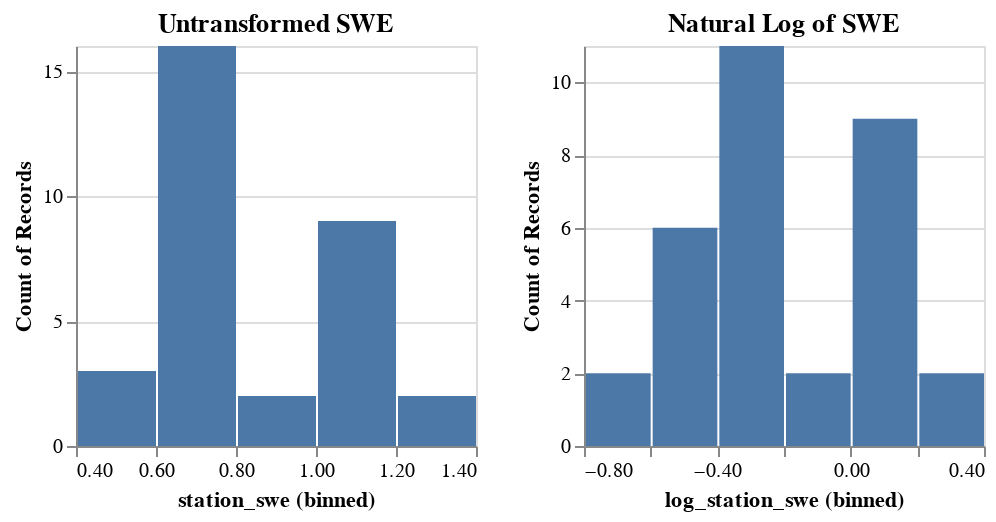

Here is the notebook cell this chart was saved with:
### Code cell
df_reset = df.loc[pd.IndexSlice[site2]]
site2_unt= alt.Chart(df_reset[['station_swe']]).mark_bar().encode(
    alt.X("station_swe:Q").bin(maxbins=7),
    y='count()',
).properties(title='Untransformed SWE',width=200,height=200)

df_reset = df.loc[pd.IndexSlice[site2]]
site2_ln = alt.Chart(df_reset[['log_station_swe']].replace([np.inf, -np.inf], np.nan, inplace=False)).mark_bar().encode(
    alt.X("log_station_swe:Q").bin(maxbins=7),
    y='count()',
).properties(title='Natural Log of SWE',width=200,height=200)

combined = alt.hconcat(site2_unt, site2_ln)
combined

### Figure 1 — Vega specification as saved in the notebook (floating-point values rounded to 4 significant figures)
{"$schema": "https://vega.github.io/schema/vega/v5.json", "data": [{"name": "source_0", "values": [{"__count": 16, "bin_maxbins_7_station_swe": 0.6, "bin_maxbins_7_station_swe_end": 0.8}, {"__count": 9, "bin_maxbins_7_station_swe": 1.0, "bin_maxbins_7_station_swe_end": 1.2}, {"__count": 2, "bin_maxbins_7_station_swe": 0.8, "bin_maxbins_7_station_swe_end": 1.0}, {"__count": 2, "bin_maxbins_7_station_swe": 1.2, "bin_maxbins_7_station_swe_end": 1.4}, {"__count": 3, "bin_maxbins_7_station_swe": 0.4, "bin_maxbins_7_station_swe_end": 0.6}]}, {"name": "source_1", "values": [{"__count": 11, "bin_maxbins_7_log_station_swe": -0.4, "bin_maxbins_7_log_station_swe_end": -0.2}, {"__count": 6, "bin_maxbins_7_log_station_swe": -0.6, "bin_maxbins_7_log_station_swe_end": -0.4}, {"__count": 9, "bin_maxbins_7_log_station_swe": 0.0, "bin_maxbins_7_log_station_swe_end": 0.2}, {"__count": 2, "bin_maxbins_7_log_station_swe": -0.2, "bin_maxbins_7_log_station_swe_end": 5.551e-17}, {"__count": 2, "bin_maxbins_7_log_station_swe": 0.2, "bin_maxbins_7_log_station_swe_end": 0.4}, {"__count": 2, "bin_maxbins_7_log_station_swe": -0.8, "bin_maxbins_7_log_station_swe_end": -0.6}]}, {"name": "source_0_concat_0_y_domain___count", "values": [{"min": 2, "max": 16}]}, {"name": "source_1_concat_1_y_domain___count", "values": [{"min": 2, "max": 11}]}], "signals": [{"name": "concat_0_bin_maxbins_7_station_swe_bins", "value": {"fields": ["station_swe"], "fname": "bin_station_swe", "start": 0.4, "step": 0.2, "stop": 1.4}}, {"name": "concat_1_bin_maxbins_7_log_station_swe_bins", "value": {"fields": ["log_station_swe"], "fname": "bin_log_station_swe", "start": -0.8, "step": 0.2, "stop": 0.4}}, {"name": "childWidth", "value": 200}], "marks": [{"type": "group", "name": "concat_0_group", "encode": {"update": {"width": {"signal": "childWidth"}, "height": {"signal": "height"}}}, "marks": [{"type": "rect", "name": "concat_0_marks", "from": {"data": "source_0"}, "encode": {"update": {"x2": {"field": "bin_maxbins_7_station_swe", "scale": "concat_0_x", "offset": {"signal": "0.5 + (abs(scale(\"concat_0_x\", datum[\"bin_maxbins_7_station_swe_end\"]) - scale(\"concat_0_x\", datum[\"bin_maxbins_7_station_swe\"])) < 0.25 ? -0.5 * (0.25 - (abs(scale(\"concat_0_x\", datum[\"bin_maxbins_7_station_swe_end\"]) - scale(\"concat_0_x\", datum[\"bin_maxbins_7_station_swe\"])))) : 0.5)"}}, "x": {"field": "bin_maxbins_7_station_swe_end", "scale": "concat_0_x", "offset": {"signal": "0.5 + (abs(scale(\"concat_0_x\", datum[\"bin_maxbins_7_station_swe_end\"]) - scale(\"concat_0_x\", datum[\"bin_maxbins_7_station_swe\"])) < 0.25 ? 0.5 * (0.25 - (abs(scale(\"concat_0_x\", datum[\"bin_maxbins_7_station_swe_end\"]) - scale(\"concat_0_x\", datum[\"bin_maxbins_7_station_swe\"])))) : -0.5)"}}, "fill": {"value": "#4c78a8"}, "y": {"field": "__count", "scale": "concat_0_y"}, "y2": {"value": 0, "scale": "concat_0_y"}}}, "style": ["bar"]}], "axes": [{"scale": "concat_0_y", "labels": false, "maxExtent": 0, "grid": true, "domain": false, "minExtent": 0, "ticks": false, "orient": "left", "tickCount": {"signal": "ceil(height/40)"}, "zindex": 0, "aria": false, "gridScale": "concat_0_x"}, {"scale": "concat_0_x", "title": "station_swe (binned)", "grid": false, "labelOverlap": true, "tickCount": {"signal": "ceil(childWidth/10)"}, "zindex": 0, "labelFlush": true, "orient": "bottom"}, {"scale": "concat_0_y", "grid": false, "orient": "left", "labelOverlap": true, "zindex": 0, "title": "Count of Records", "tickCount": {"signal": "ceil(height/40)"}}], "title": {"text": "Untransformed SWE", "frame": "group"}, "style": "cell"}, {"type": "group", "name": "concat_1_group", "encode": {"update": {"height": {"signal": "height"}, "width": {"signal": "childWidth"}}}, "marks": [{"type": "rect", "name": "concat_1_marks", "from": {"data": "source_1"}, "encode": {"update": {"fill": {"value": "#4c78a8"}, "x2": {"field": "bin_maxbins_7_log_station_swe", "scale": "concat_1_x", "offset": {"signal": "0.5 + (abs(scale(\"concat_1_x\", datum[\"bin_maxbins_7_log_station_swe_end\"]) - scale(\"concat_1_x\", datum[\"bin_maxbins_7_log_station_swe\"])) < 0.25 ? -0.5 * (0.25 - (abs(scale(\"concat_1_x\", datum[\"bin_maxbins_7_log_station_swe_end\"]) - scale(\"concat_1_x\", datum[\"bin_maxbins_7_log_station_swe\"])))) : 0.5)"}}, "x": {"field": "bin_maxbins_7_log_station_swe_end", "scale": "concat_1_x", "offset": {"signal": "0.5 + (abs(scale(\"concat_1_x\", datum[\"bin_maxbins_7_log_station_swe_end\"]) - scale(\"concat_1_x\", datum[\"bin_maxbins_7_log_station_swe\"])) < 0.25 ? 0.5 * (0.25 - (abs(scale(\"concat_1_x\", datum[\"bin_maxbins_7_log_station_swe_end\"]) - scale(\"concat_1_x\", datum[\"bin_maxbins_7_log_station_swe\"])))) : -0.5)"}}, "y": {"field": "__count", "scale": "concat_1_y"}, "y2": {"value": 0, "scale": "concat_1_y"}}}, "style": ["bar"]}], "axes": [{"scale": "concat_1_y", "grid": true, "tickCount": {"signal": "ceil(height/40)"}, "maxExtent": 0, "ticks": false, "gridScale": "concat_1_x", "domain": false, "aria": false, "zindex": 0, "orient": "left", "labels": false, "minExtent": 0}, {"scale": "concat_1_x", "grid": false, "tickCount": {"signal": "ceil(childWidth/10)"}, "title": "log_station_swe (binned)", "zindex": 0, "labelFlush": true, "labelOverlap": true, "orient": "bottom"}, {"scale": "concat_1_y", "labelOverlap": true, "title": "Count of Records", "tickCount": {"signal": "ceil(height/40)"}, "zindex": 0, "grid": false, "orient": "left"}], "title": {"text": "Natural Log of SWE", "frame": "group"}, "style": "cell"}], "scales": [{"name": "concat_0_x", "type": "linear", "domain": {"signal": "[concat_0_bin_maxbins_7_station_swe_bins.start, concat_0_bin_maxbins_7_station_swe_bins.stop]"}, "range": [0, {"signal": "childWidth"}], "bins": {"signal": "concat_0_bin_maxbins_7_station_swe_bins"}, "zero": false}, {"name": "concat_0_y", "type": "linear", "domain": [{"signal": "(data(\"source_0_concat_0_y_domain___count\")[0] || {}).min"}, {"signal": "(data(\"source_0_concat_0_y_domain___count\")[0] || {}).max"}], "range": [{"signal": "height"}, 0], "nice": true, "zero": true}, {"name": "concat_1_x", "type": "linear", "domain": {"signal": "[concat_1_bin_maxbins_7_log_station_swe_bins.start, concat_1_bin_maxbins_7_log_station_swe_bins.stop]"}, "range": [0, {"signal": "childWidth"}], "bins": {"signal": "concat_1_bin_maxbins_7_log_station_swe_bins"}, "zero": false}, {"name": "concat_1_y", "type": "linear", "domain": [{"signal": "(data(\"source_1_concat_1_y_domain___count\")[0] || {}).min"}, {"signal": "(data(\"source_1_concat_1_y_domain___count\")[0] || {}).max"}], "range": [{"signal": "height"}, 0], "zero": true, "nice": true}], "layout": {"padding": 20, "bounds": "full", "align": "each"}, "background": "white", "padding": 5, "height": 200}
